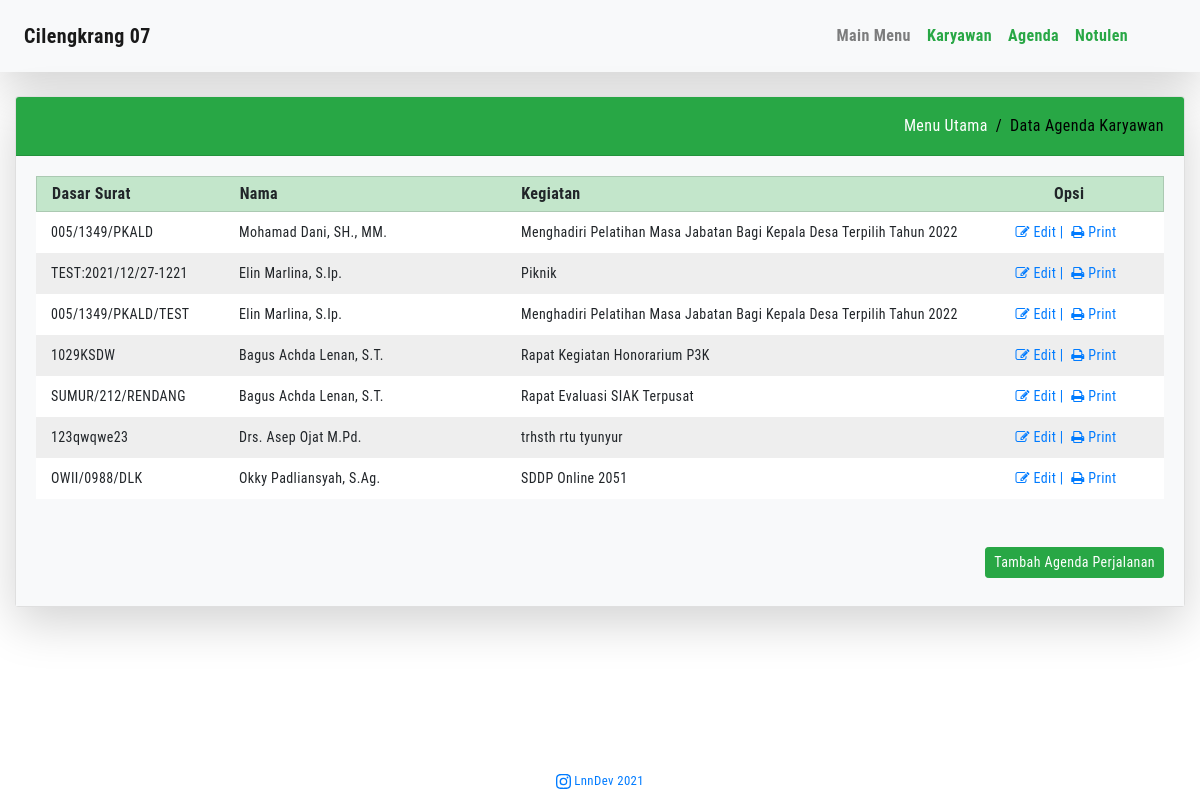
/show_agenda.php, run on an earlier commit of the app's database.
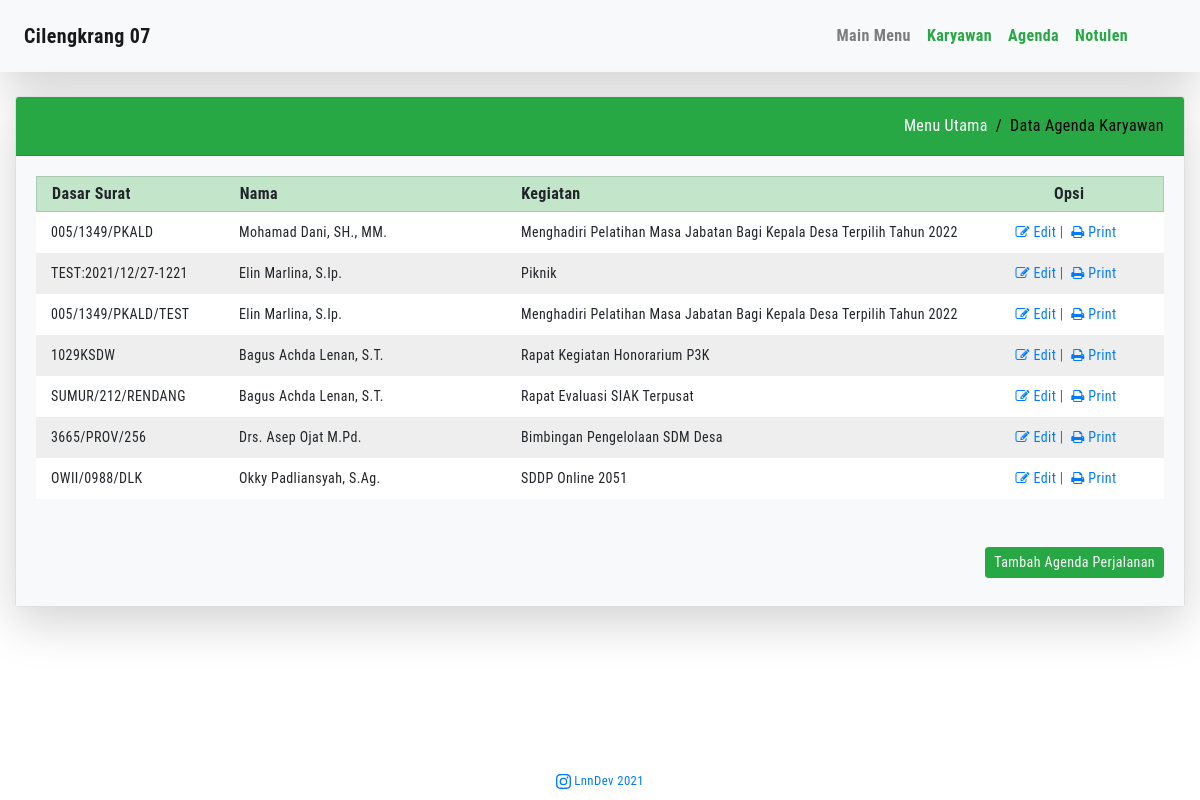
And on a later commit of the database.
### tables this page shows
CREATE TABLE `data_agenda` (
  `id` int(11) NOT NULL,
  `dasar_surat` varchar(30) NOT NULL,
  `lokasi` varchar(30) NOT NULL,
  `kegiatan` varchar(100) NOT NULL,
  `tgl_mulai` date NOT NULL,
  `tgl_selesai` date NOT NULL,
  `jam_mulai` time NOT NULL,
  `jam_selesai` time NOT NULL,
  `pengikut_a` varchar(30) NOT NULL,
  `pengikut_b` varchar(30) NOT NULL,
  `pengikut_c` varchar(30) NOT NULL,
  `id_asn` int(11) NOT NULL,
  `created_at` timestamp NOT NULL DEFAULT current_timestamp(),
  `updated_at` datetime DEFAULT current_timestamp() ON UPDATE current_timestamp()
);

CREATE TABLE `data_asn` (
  `id` int(3) NOT NULL,
  `name` varchar(50) NOT NULL,
  `nip` decimal(18,0) NOT NULL,
  `tempatlahir` varchar(30) NOT NULL,
  `tanggallahir` date NOT NULL,
  `golongan` varchar(30) NOT NULL,
  `jabatan` varchar(50) NOT NULL
);

### show_agenda.php (the view, shortened to what this page needs)
<!DOCTYPE html>
<html lang="id">
<head>
	<?php
	include 'head.php';
	?>
</head>
<body>
	<?php
	require_once 'process_asn.php';
	include 'menu.php';
	?>
	<?php
	$mysqli = new mysqli('localhost', 'root', '', 'cilengkrang') or die(mysqli_error($mysqli));
	$result = $mysqli->query("SELECT * FROM data_asn INNER JOIN data_agenda ON data_asn.id = data_agenda.id_asn ORDER BY tgl_mulai DESC") or die($mysqli->error);
	?>
	<div class="container-fluid">
		<br>
		<div class="card shadow-lg">
			<div class="card-header bg-success text-white">
				<div class="d-flex top-breadcrumb">
					<div>
						<ol class="breadcrumb">
							<li class="breadcrumb-item"><a href="index.php">Menu Utama</a></li>
							<li class="breadcrumb-item active" aria-current="page">Data Agenda Karyawan</li>
						</ol>
					</div>
				</div>
			</div>
			<div class="card-body bg-light">
				<div class="row grid-head d-flex align-items-center">
					<div class="col-12 col-lg-2">
						<strong>Dasar Surat</strong>
					</div>
					<div class="col-12 col-lg-3">
						<strong>Nama</strong>
					</div>
					<div class="col-12 col-lg-5">
						<strong>Kegiatan</strong>
					</div>
					<div class="col-12 col-lg-2 text-center">
						<strong>Opsi</strong>
					</div>
				</div>
				<?php while ($row = $result->fetch_assoc()) : ?>
					<div class="row grid-body">
						<div class="col-12 col-lg-2">
							<?php echo $row['dasar_surat']; ?>
						</div>
						<div class="col-12 col-lg-3">
							<?php echo $row['name']; ?>
						</div>
						<div class="col-12 col-lg-5">
							<?php echo $row['kegiatan']; ?>
						</div>
						<div class="col-12 col-lg-2 text-center">
							<a href="data_agenda.php?edit2=<?php echo $row['id']; ?>" class="mr-1">
								<i class="fa fa-pencil-square-o" aria-hidden="true" data-toggle="tooltip" data-placement="bottom" title="Edit"></i> Edit |
							</a>
							<a href="" data-toggle="modal" data-target="#cetakSspd<?php echo $row['id']; ?>" class="mr-2">
								<i class="fa fa-print" aria-hidden="true" data-toggle="tooltip" data-placement="bottom" title="Cetak"></i> Print
							</a>
						</div>
					</div>
				<?php endwhile; ?>
				<div class="row justify-content-end">
					<div class="mt-5 mb-2">
						<a href="data_agenda.php" class="btn btn-success btn-sm">Tambah Agenda Perjalanan</a>
					</div>
				</div>
			</div>
		</div>
	</div>
	<?php
	include 'footer.php';
	?>
</body>
</html>

### head.php (shortened to what this page needs)
<link rel="stylesheet" href="assets/stylesheets/bootstrap.min.css">
<link rel="stylesheet" href="assets/stylesheets/custom.css">
<link rel="stylesheet" href="assets/stylesheets/sweetalert2.min.css">
<link rel="stylesheet" href="https://cdnjs.cloudflare.com/ajax/libs/font-awesome/4.7.0/css/font-awesome.min.css">

### menu.php (shortened to what this page needs)
<div>
	<nav class="navbar navbar-expand-lg navbar-light bg-light shadow-lg">
		<a class="navbar-brand pl-2 " href="index.php">
			<strong>Cilengkrang 07</strong>
		</a>
		<div class="collapse navbar-collapse" id="navbarText">
			<span class="navbar-text">
				<ul class="navbar-nav mr-5">
					<li class="nav-item">
						<a class="nav-link" href="index.php"><strong class="text-black">Main Menu</strong></a>
					</li>
					<li class="nav-item">
						<a class="nav-link" href="show_asn.php"><strong class="text-success">Karyawan</strong></a>
					</li>
					<li class="nav-item">
						<a class="nav-link" href="show_agenda.php"><strong class="text-success">Agenda</strong></a>
					</li>
					<li class="nav-item">
						<a class="nav-link" href="show_notulen.php"><strong class="text-success">Notulen</strong></a>
					</li>
				</ul>
			</span>
		</div>
	</nav>
</div>

### footer.php (shortened to what this page needs)
<br>
<br>
<footer class="footer mt-auto py-3 fixed-bottom">
  <nav class="navbar navbar-expand-sm fixed-bottom d-flex justify-content-center">
    <span class="text-white">
      <a href="" class="small">
        LnnDev 2021
      </a>
    </span>
  </nav>
</footer>

### assets/stylesheets/custom.css (style rules this page uses)
body { font-family: 'Roboto Condensed', sans-serif; letter-spacing: .4px; }
.top-breadcrumb { padding: 5px 0; }
.breadcrumb { padding: 0; margin-bottom: 0; background-color: transparent; }
.breadcrumb-item a { color: #fff; }
.breadcrumb-item.active { color: #000; }
.breadcrumb-item+.breadcrumb-item::before { color: #000; }
.row { margin-right: 0; margin-left: 0; }
.grid-head { background-color: #c3e6cb; padding: 5px 0; border-width: 1px; border-style: solid; border-color: rgba(0,0,0,.125); }
.grid-body { padding: 10px 0; font-size: 14px; }
.grid-body:nth-child(even) { background-color: #FFF; }
.grid-body:nth-child(odd) { background-color: #EEE; }

What changed in the data, as far as the page shows it:
changed data_agenda "Drs. Asep Ojat M.Pd.": dasar_surat "123qwqwe23" → "3665/PROV/256"; kegiatan "trhsth rtu tyunyur" → "Bimbingan Pengelolaan SDM Desa"
